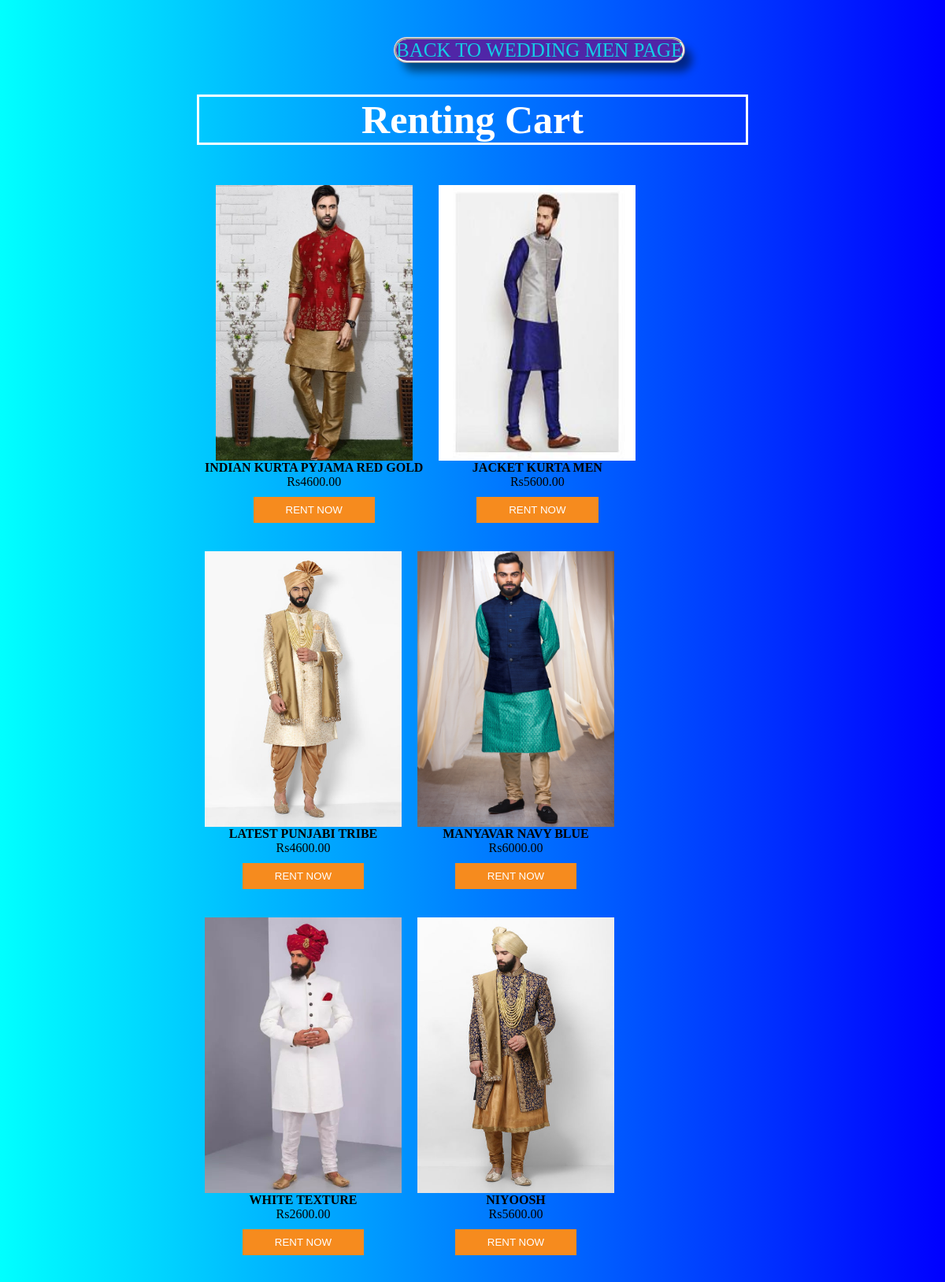
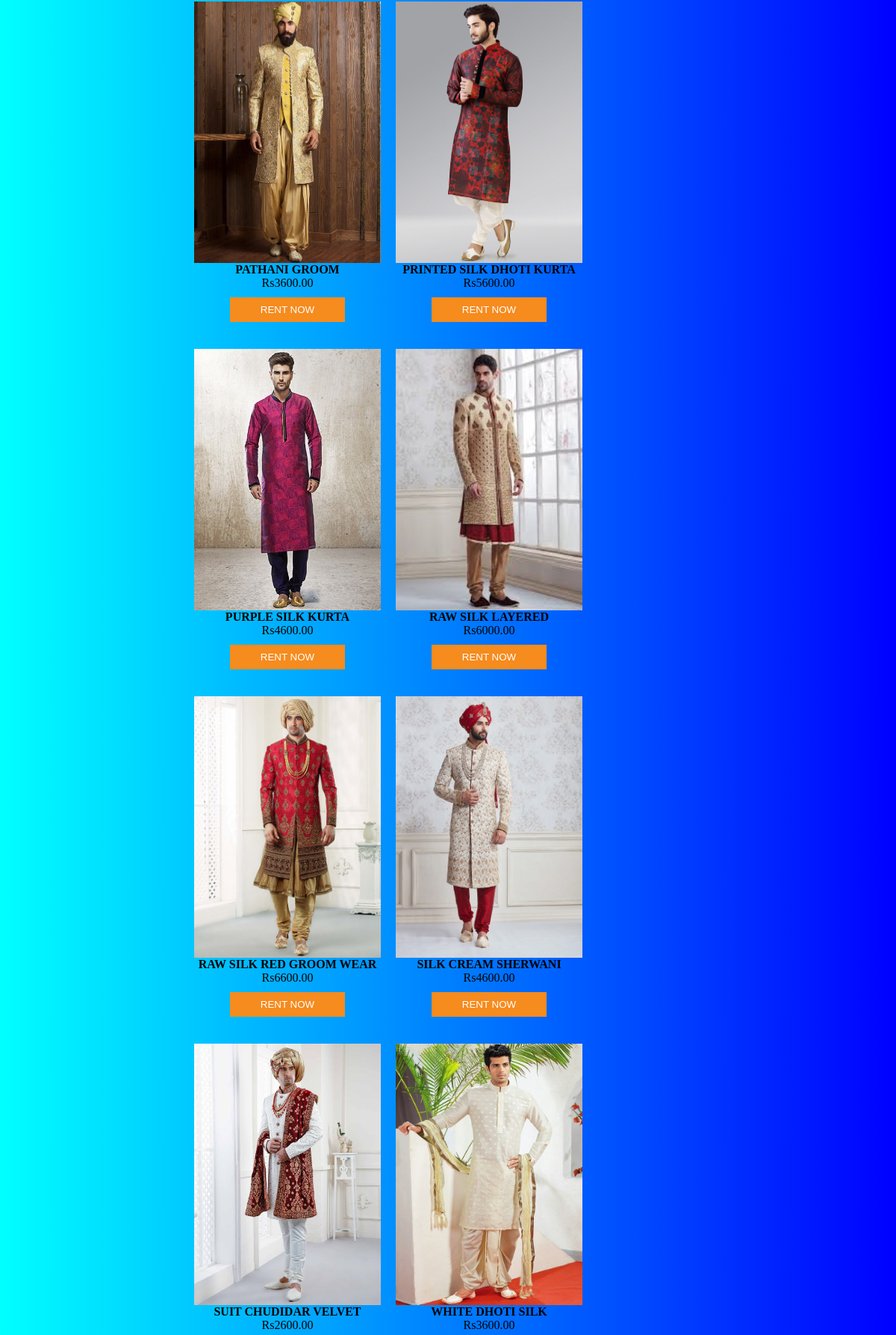
/php/indexc4.php (upper part), run on the app's committed database (2 pictures, top to bottom).
### tables this page shows
CREATE TABLE `productsc4` (
  `id` int(10) NOT NULL,
  `name` varchar(250) NOT NULL,
  `code` varchar(100) NOT NULL,
  `price` double(9,2) NOT NULL,
  `image` varchar(250) NOT NULL
);

### php/indexc4.php (the view, shortened to what this page needs)
<?php
$con = mysqli_connect("localhost","id11147977_register","register","id11147977_register");
?>
<html>
<head>
<link rel='stylesheet' href='stylec4.css' type='text/css' media='all' />
</head>
<body>
<div style="width:700px; margin:50 auto;">
<body style="background-image: linear-gradient(-90deg, blue, aqua);">
	<a href="https://attirent.000webhostapp.com/weddingmen.html" class="back" >BACK TO WEDDING MEN PAGE</a>
<h2 style="color: white; font-size: 50px ; border-style: solid;border-color: white;"  align="center">Renting Cart</h2>
<?php
$result = mysqli_query($con,"SELECT * FROM `productsc4`");
while($row = mysqli_fetch_assoc($result)){
		echo "<div class='product_wrapper'>
			  <form method='post' action=''>
			  <input type='hidden' name='code' value=".$row['code']." />
			  <div class='image'><img src='".$row['image']."' height='350' width='250'/></div>
			  <div class='name'>".$row['name']."</div>
		   	  <div class='price'>Rs".$row['price']."</div>
			  <button type='submit' class='buy'>Rent Now</button>
			  </form>
		   	  </div>";
        }
?>
<br /><br />
</div>
</body>
</html>

### styles/stylec4.css (style rules this page uses)
.product_wrapper { float:left; padding: 10px; text-align: center; }
.product_wrapper .name { font-weight:bold; }
.product_wrapper .buy { text-transform: uppercase; background: #F68B1E; border: 1px solid #F68B1E; cursor: pointer; color: #fff; padding: 8px 40px; margin-top: 10px; }

### php/indexc4.php (style rules this page uses)
.back { text-decoration: none; color: #14cde7; border-style: ridge; background: #5026a7; font-size: 25px; margin-left: 250px; box-shadow:10px 12px 11px -1px rgba(0,0,0,0.48); border-radius:50px; margin-top: 10px; }

### data on the page
productsc4: image (picture), name "INDIAN KURTA PYJAMA RED GOLD", price "4600.00"
productsc4: image (picture), name "JACKET KURTA MEN", price "5600.00"
productsc4: image (picture), name "LATEST PUNJABI TRIBE", price "4600.00"
productsc4: image (picture), name "MANYAVAR NAVY BLUE", price "6000.00"
productsc4: image (picture), name "WHITE TEXTURE", price "2600.00"
productsc4: image (picture), name "NIYOOSH", price "5600.00"
productsc4: image (picture), name "PATHANI GROOM", price "3600.00"
productsc4: image (picture), name "PRINTED SILK DHOTI KURTA", price "5600.00"
productsc4: image (picture), name "PURPLE SILK KURTA", price "4600.00"
productsc4: image (picture), name "RAW SILK LAYERED", price "6000.00"
productsc4: image (picture), name "RAW SILK RED GROOM WEAR", price "6600.00"
productsc4: image (picture), name "SILK CREAM SHERWANI", price "4600.00"
productsc4: image (picture), name "SUIT CHUDIDAR VELVET", price "2600.00"
productsc4: image (picture), name "WHITE DHOTI SILK", price "3600.00"
